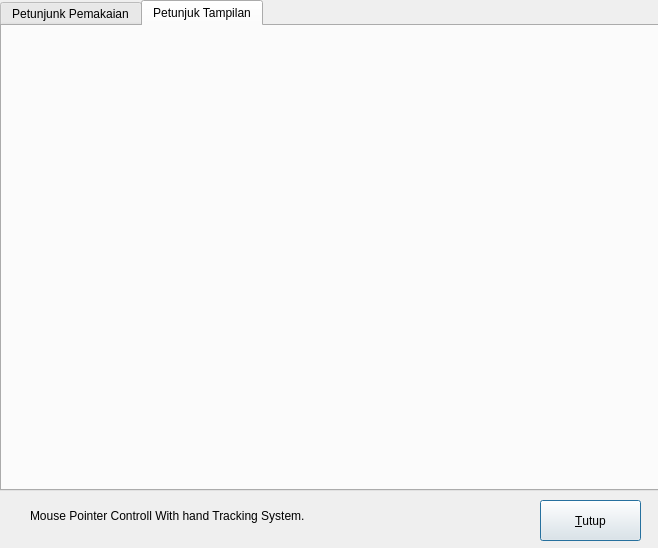
<?xml version="1.0" encoding="UTF-8"?>
<ui version="4.0">
 <class>DialogHelp</class>
 <widget class="QDialog" name="DialogHelp">
  <property name="geometry">
   <rect>
    <x>0</x>
    <y>0</y>
    <width>658</width>
    <height>548</height>
   </rect>
  </property>
  <property name="windowTitle">
   <string>Dialog</string>
  </property>
  <widget class="QTabWidget" name="tabWidget">
   <property name="geometry">
    <rect>
     <x>0</x>
     <y>0</y>
     <width>661</width>
     <height>491</height>
    </rect>
   </property>
   <property name="maximumSize">
    <size>
     <width>16777215</width>
     <height>16777215</height>
    </size>
   </property>
   <property name="currentIndex">
    <number>1</number>
   </property>
   <widget class="QWidget" name="tab">
    <attribute name="title">
     <string>Petunjunk Pemakaian</string>
    </attribute>
    <widget class="QLabel" name="label_3">
     <property name="geometry">
      <rect>
       <x>170</x>
       <y>120</y>
       <width>67</width>
       <height>17</height>
      </rect>
     </property>
     <property name="text">
      <string>Stop</string>
     </property>
    </widget>
    <widget class="QLabel" name="label_15">
     <property name="geometry">
      <rect>
       <x>30</x>
       <y>300</y>
       <width>121</width>
       <height>61</height>
      </rect>
     </property>
     <property name="text">
      <string/>
     </property>
     <property name="pixmap">
      <pixmap resource="projectresource.qrc">:/image/images/buttonContour.png</pixmap>
     </property>
    </widget>
    <widget class="QLabel" name="label_13">
     <property name="geometry">
      <rect>
       <x>30</x>
       <y>120</y>
       <width>101</width>
       <height>61</height>
      </rect>
     </property>
     <property name="text">
      <string/>
     </property>
     <property name="pixmap">
      <pixmap resource="projectresource.qrc">:/image/images/buttonStop.png</pixmap>
     </property>
    </widget>
    <widget class="QLabel" name="label_4">
     <property name="geometry">
      <rect>
       <x>170</x>
       <y>190</y>
       <width>67</width>
       <height>17</height>
      </rect>
     </property>
     <property name="text">
      <string>Histogram</string>
     </property>
    </widget>
    <widget class="QLabel" name="label_6">
     <property name="geometry">
      <rect>
       <x>170</x>
       <y>380</y>
       <width>67</width>
       <height>17</height>
      </rect>
     </property>
     <property name="text">
      <string>Exit</string>
     </property>
    </widget>
    <widget class="QLabel" name="label_5">
     <property name="geometry">
      <rect>
       <x>170</x>
       <y>280</y>
       <width>67</width>
       <height>17</height>
      </rect>
     </property>
     <property name="text">
      <string>Contour</string>
     </property>
    </widget>
    <widget class="QLabel" name="label">
     <property name="geometry">
      <rect>
       <x>30</x>
       <y>10</y>
       <width>151</width>
       <height>17</height>
      </rect>
     </property>
     <property name="text">
      <string>Petunjuk Pemakaian</string>
     </property>
    </widget>
    <widget class="QLabel" name="label_16">
     <property name="geometry">
      <rect>
       <x>30</x>
       <y>380</y>
       <width>101</width>
       <height>61</height>
      </rect>
     </property>
     <property name="text">
      <string/>
     </property>
     <property name="pixmap">
      <pixmap resource="projectresource.qrc">:/image/images/button Keluar.png</pixmap>
     </property>
    </widget>
    <widget class="QLabel" name="label_10">
     <property name="geometry">
      <rect>
       <x>170</x>
       <y>310</y>
       <width>411</width>
       <height>51</height>
      </rect>
     </property>
     <property name="text">
      <string>Menampilkan kondisi citra/gambar yang sebenarnya dilihat komputer, setelah dilakukan  segmentasi atau pemisahan objek tangan dan background atau tekan &quot;ctrl+C&quot;</string>
     </property>
     <property name="wordWrap">
      <bool>true</bool>
     </property>
    </widget>
    <widget class="QLabel" name="label_7">
     <property name="geometry">
      <rect>
       <x>170</x>
       <y>60</y>
       <width>411</width>
       <height>51</height>
      </rect>
     </property>
     <property name="text">
      <string>Tombol untuk memulai sistem pengontrol mouse pointer dengan Hand Tracking atau tekan &quot;ctrl+A&quot;</string>
     </property>
     <property name="wordWrap">
      <bool>true</bool>
     </property>
    </widget>
    <widget class="QLabel" name="label_14">
     <property name="geometry">
      <rect>
       <x>30</x>
       <y>200</y>
       <width>121</width>
       <height>61</height>
      </rect>
     </property>
     <property name="text">
      <string/>
     </property>
     <property name="pixmap">
      <pixmap resource="projectresource.qrc">:/image/images/buttonHistogram.png</pixmap>
     </property>
    </widget>
    <widget class="QLabel" name="label_11">
     <property name="geometry">
      <rect>
       <x>170</x>
       <y>400</y>
       <width>411</width>
       <height>51</height>
      </rect>
     </property>
     <property name="text">
      <string>Keluar dari program Pengontroll Mouse Pointer dengan Hand Tracking atau tekan &quot;ctrl+K&quot;</string>
     </property>
     <property name="wordWrap">
      <bool>true</bool>
     </property>
    </widget>
    <widget class="QLabel" name="label_2">
     <property name="geometry">
      <rect>
       <x>170</x>
       <y>40</y>
       <width>67</width>
       <height>17</height>
      </rect>
     </property>
     <property name="text">
      <string>Start</string>
     </property>
    </widget>
    <widget class="QLabel" name="label_12">
     <property name="geometry">
      <rect>
       <x>30</x>
       <y>40</y>
       <width>91</width>
       <height>61</height>
      </rect>
     </property>
     <property name="text">
      <string/>
     </property>
     <property name="pixmap">
      <pixmap resource="projectresource.qrc">:/image/images/tombolStart.png</pixmap>
     </property>
    </widget>
    <widget class="QLabel" name="label_8">
     <property name="geometry">
      <rect>
       <x>170</x>
       <y>130</y>
       <width>411</width>
       <height>51</height>
      </rect>
     </property>
     <property name="text">
      <string>Tombol untuk menghentikan sistem pengontrol mouse pointer dengan Hand Tracking atau tekan &quot;ctrl+S&quot;</string>
     </property>
     <property name="wordWrap">
      <bool>true</bool>
     </property>
    </widget>
    <widget class="QLabel" name="label_9">
     <property name="geometry">
      <rect>
       <x>170</x>
       <y>210</y>
       <width>411</width>
       <height>51</height>
      </rect>
     </property>
     <property name="text">
      <string>Menampilkan visualisasi dari komputasi citra/gambar yang sedang ditampilkan dalam bentuk histogram atau tekan &quot;ctrl+H&quot;</string>
     </property>
     <property name="wordWrap">
      <bool>true</bool>
     </property>
    </widget>
   </widget>
   <widget class="QWidget" name="tab_2">
    <attribute name="title">
     <string>Petunjuk Tampilan</string>
    </attribute>
    <widget class="QLabel" name="label_18">
     <property name="geometry">
      <rect>
       <x>0</x>
       <y>0</y>
       <width>651</width>
       <height>461</height>
      </rect>
     </property>
     <property name="text">
      <string/>
     </property>
     <property name="pixmap">
      <pixmap resource="projectresource.qrc">:/image/images/running.png</pixmap>
     </property>
     <property name="scaledContents">
      <bool>true</bool>
     </property>
    </widget>
   </widget>
  </widget>
  <widget class="QLabel" name="label_17">
   <property name="geometry">
    <rect>
     <x>30</x>
     <y>500</y>
     <width>361</width>
     <height>31</height>
    </rect>
   </property>
   <property name="text">
    <string>Mouse Pointer Controll With hand Tracking System.</string>
   </property>
  </widget>
  <widget class="QPushButton" name="pushButton">
   <property name="geometry">
    <rect>
     <x>540</x>
     <y>500</y>
     <width>101</width>
     <height>41</height>
    </rect>
   </property>
   <property name="text">
    <string>&amp;Tutup</string>
   </property>
  </widget>
 </widget>
 <resources>
  <include location="projectresource.qrc"/>
 </resources>
 <connections/>
</ui>
